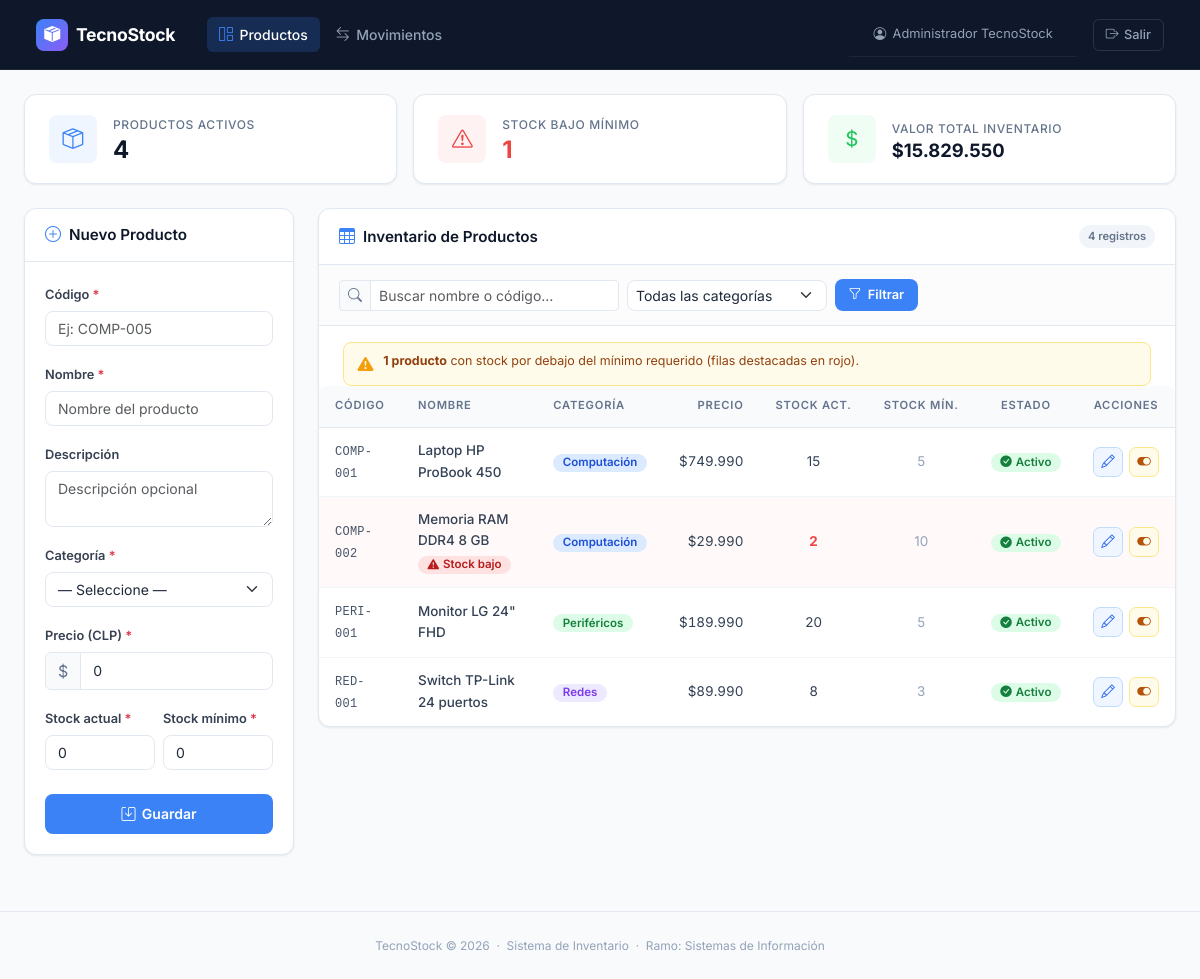
The page /index.php (signed in) on the database its author committed.
### tables this page shows
CREATE TABLE producto (
    id_producto  INT UNSIGNED    NOT NULL AUTO_INCREMENT,
    codigo       VARCHAR(50)     NOT NULL,
    nombre       VARCHAR(150)    NOT NULL,
    descripcion  TEXT,
    precio       DECIMAL(12,2)   NOT NULL DEFAULT 0.00,
    stock_actual INT             NOT NULL DEFAULT 0,
    stock_minimo INT             NOT NULL DEFAULT 0,
    estado       TINYINT(1)      NOT NULL DEFAULT 1,
    id_categoria INT UNSIGNED    NOT NULL,
    CONSTRAINT pk_producto         PRIMARY KEY (id_producto),
    CONSTRAINT uq_producto_codigo  UNIQUE (codigo),
    CONSTRAINT chk_precio          CHECK (precio       >= 0),
    CONSTRAINT chk_stock_actual    CHECK (stock_actual >= 0),
    CONSTRAINT chk_stock_minimo    CHECK (stock_minimo >= 0),
    CONSTRAINT fk_producto_cat     FOREIGN KEY (id_categoria)
        REFERENCES categoria (id_categoria) ON DELETE RESTRICT ON UPDATE CASCADE
);

CREATE TABLE categoria (
    id_categoria INT UNSIGNED   NOT NULL AUTO_INCREMENT,
    nombre       VARCHAR(100)   NOT NULL,
    descripcion  TEXT,
    estado       TINYINT(1)     NOT NULL DEFAULT 1,
    CONSTRAINT pk_categoria       PRIMARY KEY (id_categoria),
    CONSTRAINT uq_categoria_nombre UNIQUE (nombre)
);

### index.php (the view, shortened to what the rows shown need)
<?php
require_once 'db.php';
$pdo      = getPDO();
$sql = 'SELECT p.*, c.nombre AS categoria_nombre, c.id_categoria AS cat_id
          FROM producto p
          INNER JOIN categoria c ON c.id_categoria = p.id_categoria
         WHERE 1=1';
$params = [];
$sql .= ' ORDER BY p.estado DESC, p.nombre ASC';
$stProductos = $pdo->prepare($sql);
$stProductos->execute($params);
$productos = $stProductos->fetchAll();
$categoriasFiltro = $pdo->query('SELECT * FROM categoria ORDER BY nombre ASC')->fetchAll();
$catColorMap = [];
foreach ($categoriasFiltro as $idx => $c) {
    $catColorMap[$c['id_categoria']] = $idx % 5;
}
?>
<!DOCTYPE html>
<html lang="es">
<head>
    <link rel="stylesheet" href="https://cdn.jsdelivr.net/npm/bootstrap@5.3.3/dist/css/bootstrap.min.css">
    <link rel="stylesheet" href="https://cdn.jsdelivr.net/npm/bootstrap-icons@1.11.3/font/bootstrap-icons.min.css">
    <link rel="stylesheet" href="style.css">
</head>
<body>
<div class="container-fluid px-4 py-4" style="max-width:1400px;">
    <div class="row g-4">
        <div class="col-xl-9 col-lg-8">
            <div class="ts-card">
                <div class="p-0" style="overflow-x:auto;">
                    <table class="ts-table">
                        <thead>
                            <tr>
                                <th>Código</th>
                                <th>Nombre</th>
                                <th class="ts-hide-mobile">Categoría</th>
                                <th class="text-end">Precio</th>
                                <th class="text-center">Stock Act.</th>
                                <th class="text-center ts-hide-mobile">Stock Mín.</th>
                                <th class="text-center">Estado</th>
                                <th class="text-center">Acciones</th>
                            </tr>
                        </thead>
                        <tbody>
                        <?php if (empty($productos)): ?>
                            <tr>
                                <td colspan="8">
                                    <div class="ts-empty">
                                        <i class="bi bi-inbox"></i>
                                        <p>No se encontraron productos con los filtros aplicados.</p>
                                    </div>
                                </td>
                            </tr>
                        <?php else: ?>
                            <?php foreach ($productos as $p):
                                $stockBajo  = ($p['stock_actual'] < $p['stock_minimo']);
                                $catIdx     = $catColorMap[$p['id_categoria']] ?? 0;
                            ?>
                            <tr class="<?= $stockBajo ? 'row-stock-bajo' : '' ?>">
                                <td>
                                    <span class="fw-mono text-xs" style="color:#475569;letter-spacing:.02em;">
                                        <?= e($p['codigo']) ?>
                                    </span>
                                </td>
                                <td>
                                    <span class="fw-500" style="font-weight:500;">
                                        <?= e($p['nombre']) ?>
                                    </span>
                                    <?php if ($stockBajo): ?>
                                        <br>
                                        <span class="ts-badge ts-badge-danger ts-badge-stock-bajo mt-1">
                                            <i class="bi bi-exclamation-triangle-fill"></i>
                                            Stock bajo
                                        </span>
                                    <?php endif; ?>
                                </td>
                                <td class="ts-hide-mobile">
                                    <span class="ts-badge cat-badge-<?= $catIdx ?>">
                                        <?= e($p['categoria_nombre']) ?>
                                    </span>
                                </td>
                                <td class="text-end" style="font-variant-numeric:tabular-nums;white-space:nowrap;">
                                    $<?= number_format((float)$p['precio'], 0, ',', '.') ?>
                                </td>
                                <td class="text-center">
                                    <span class="<?= $stockBajo ? 'stock-bajo-val' : '' ?>">
                                        <?= (int)$p['stock_actual'] ?>
                                    </span>
                                </td>
                                <td class="text-center ts-hide-mobile" style="color:#94a3b8;">
                                    <?= (int)$p['stock_minimo'] ?>
                                </td>
                                <td class="text-center">
                                    <?php if ($p['estado'] == 1): ?>
                                        <span class="ts-badge ts-badge-success">
                                            <i class="bi bi-check-circle-fill"></i> Activo
                                        </span>
                                    <?php else: ?>
                                        <span class="ts-badge ts-badge-muted">
                                            <i class="bi bi-dash-circle"></i> Inactivo
                                        </span>
                                    <?php endif; ?>
                                </td>
                                <td class="text-center">
                                    <div class="d-flex justify-content-center gap-6px">
                                        <a href="index.php?editar=<?= (int)$p['id_producto'] ?>"
                                           class="ts-btn-icon ts-btn-edit"
                                           title="Editar producto">
                                            <i class="bi bi-pencil"></i>
                                        </a>
                                        <form method="POST" action="index.php" class="m-0">
                                            <?php if ($p['estado'] == 1): ?>
                                                <button type="submit"
                                                        class="ts-btn-icon ts-btn-off"
                                                        title="Desactivar producto"
                                                        data-confirm="¿Desactivar el producto '<?= e($p['nombre']) ?>'?">
                                                    <i class="bi bi-toggle-on"></i>
                                                </button>
                                            <?php endif; ?>
                                        </form>
                                    </div>
                                </td>
                            </tr>
                            <?php endforeach; ?>
                        <?php endif; ?>
                        </tbody>
                    </table>
                </div>
            </div>
        </div>
    </div>
</div>
</body>
</html>

### rows shown on the page
producto: codigo "COMP-001", nombre "Laptop HP ProBook 450", id_categoria.nombre "Computación", precio "749.990", stock_actual "15", stock_minimo "5", estado 1 (drawn)
producto: codigo "COMP-002", nombre "Memoria RAM DDR4 8 GB", shows "Stock bajo", id_categoria.nombre "Computación", precio "29.990", stock_actual "2", stock_minimo "10", estado 1 (drawn)
producto: codigo "PERI-001", nombre "Monitor LG 24\" FHD", id_categoria.nombre "Periféricos", precio "189.990", stock_actual "20", stock_minimo "5", estado 1 (drawn)
producto: codigo "RED-001", nombre "Switch TP-Link 24 puertos", id_categoria.nombre "Redes", precio "89.990", stock_actual "8", stock_minimo "3", estado 1 (drawn)

### other values the page prints
$_SESSION['nombre'] "Administrador TecnoStock"
$kpiActivos "4"
$kpiBajoStock "1"
$kpiValorTotal "15.829.550"
count($productos) "4"
